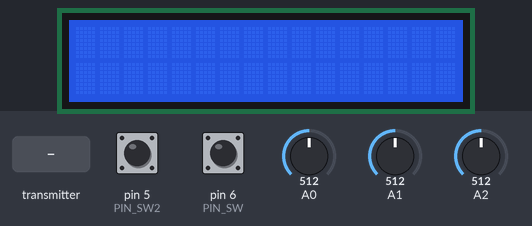
Recording of a sketch running on a simulated Arduino Uno, built with avr-gcc and run on an emulated ATmega328P. On the bench: 16×2 character LCD. The test bench sets the inputs (shaded band); at power-on: A0 = 512, pin 5 (PIN_SW2) HIGH, pin 6 (PIN_SW) HIGH, A1 = 512, A2 = 512. No radio packets arrive unless stated; what the sketch prints to the serial monitor is not drawn.

Above: at 1.2 s.
1.3 s: the transmitter starts sending batteryLevel = 64
At 1.6 s:
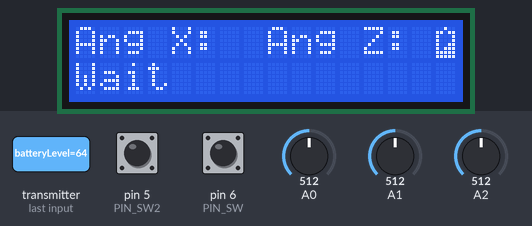
4.3 s: A0 set to 109
7.3 s: A0 set to 94
10.3 s: the transmitter starts sending batteryLevel = 128
14.8 s: the transmitter starts sending batteryLevel = 0
Timing chart, 0 to 17.8 s (numbered marks = the images above; inputs shaded):
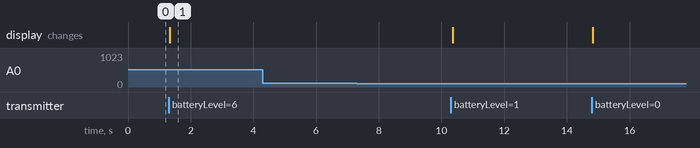

The sketch:

Control_V1.ino
```cpp
/* Tranmsitter code for the Arduino Radio control with PWM output
*/

/**********************Libaries******************/
#include <SPI.h>
#include <nRF24L01.h>
#include <RF24.h>
#include <Wire.h>
#include <LiquidCrystal_I2C.h>

/**********************Variables******************/
const uint64_t my_radio_pipe = 0xE8E8F0F0E1LL; //Remember that this code should be the same for the receiver
const byte addresses [][6] = {"00001", "00002"};  //Setting the two addresses. One for transmitting and one for receiving

int PIN_SW = 6,
    PIN_SW2 = 5;

// The sizeof this struct should not exceed 32 bytes
struct Data_to_be_sent {
  byte ch1;
  byte ch2;
  byte ch3;
  byte ch4;
  byte ch5;
};

struct Received_data{
  byte boatState;
  byte batteryLevel;
};

Data_to_be_sent sent_data;
Received_data received_data;

RF24 radio(9, 10);

int boat_state,
    battery_level;

LiquidCrystal_I2C lcd(0x27,16,2);  //

byte emptyBattery[8] = {
  B00100,
  B11011,
  B10001,
  B10001,
  B10011,
  B10111,
  B11111,
  B11111,
};
byte fullBattery[8] = {
  B00100,
  B11011,
  B10001,
  B11111,
  B11111,
  B11111,
  B11111,
  B11111,
};

/************************************************/
void setup()
{
  Serial.begin(9600);
  radio.begin();
  radio.openWritingPipe(addresses[1]);     //Setting the address at which we will send the data
  radio.openReadingPipe(1, addresses[0]);  //Setting the address at which we will receive the data

  radio.setAutoAck(false);
  radio.setDataRate(RF24_250KBPS);
  //radio.openWritingPipe(my_radio_pipe);
  sent_data.ch1 = 127;
  sent_data.ch2 = 127;
  sent_data.ch5 = 127;

  //We configure the input pins
  pinMode(PIN_SW, INPUT_PULLUP);
  pinMode(PIN_SW2, INPUT_PULLUP);

  // Inicializar el LCD
  lcd.init();
  lcd.backlight();
  lcd.createChar(0, emptyBattery);
  lcd.createChar(1, fullBattery);

}

/**********************Code**********************/
void loop()
{
  radio.stopListening();

  sent_data.ch1 = map( analogRead(A0), 0, 1024, 0, 255);
  sent_data.ch2 = map( analogRead(A1), 0, 1024, 0, 255);
  sent_data.ch5 = map( analogRead(A2), 0, 1024, 0, 255);
  sent_data.ch3 = digitalRead(PIN_SW);
  sent_data.ch4 = digitalRead(PIN_SW2);
  radio.write(&sent_data, sizeof(Data_to_be_sent));

  // Mostrar resultados
  Serial.print(F("X Value:  "));
  Serial.print(analogRead(A0));
  Serial.print(F("\tY Value: "));
  Serial.print(analogRead(A1));
  Serial.print(F("\tY Value: "));
  Serial.println(received_data.batteryLevel);

  radio.startListening();
  while(!radio.available());                         //Looking for incoming data
  radio.read(&received_data, sizeof(Received_data)); //Reading the data

  boat_state = received_data.boatState;
  battery_level = received_data.batteryLevel;

  // Ubicamos el cursor en la primera posición(columna:0) de la segunda línea(fila:1)
  lcd.setCursor(0,0);
  lcd.print("Ang X:");
  lcd.print("  ");
  lcd.print("Ang Z:");
  lcd.print("   ");

  if(boat_state == 0){
    lcd.setCursor(0, 1);
    lcd.print("Wait ");
  }
  if(boat_state == 10){
    lcd.setCursor(0, 1);
    lcd.print("Fwd  ");
  }
    if(boat_state == 20){
    lcd.setCursor(0, 1);
    lcd.print("Rev  ");
  }
    if(boat_state == 30){
    lcd.setCursor(0, 1);
    lcd.print("Right");
  }
    if(boat_state == 40){
    lcd.setCursor(0, 1);
    lcd.print("Left ");
  }

   if(battery_level < 120){
       lcd.setCursor(15,0);
       lcd.write(byte(0));
   }
   else{
       lcd.setCursor(15,0);
       lcd.write(byte(1));
   }
  delay(10);
}
```

Measured:
- after the input at 1.3 s, the display: changes at once (image 1)
- after the input at 4.3 s, every drawn part: stays the same
- after the input at 7.3 s, every drawn part: stays the same
